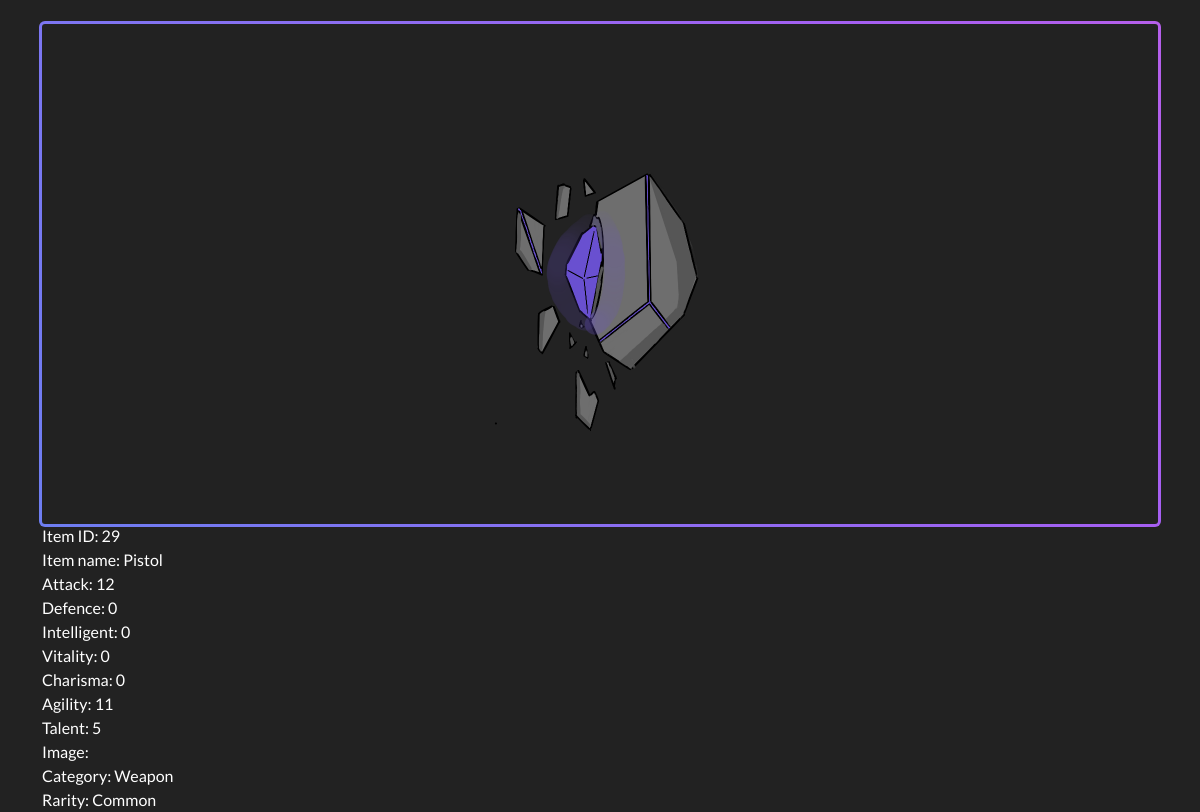
The app's page /buyitem.php?item_id=29 (signed in), older data.
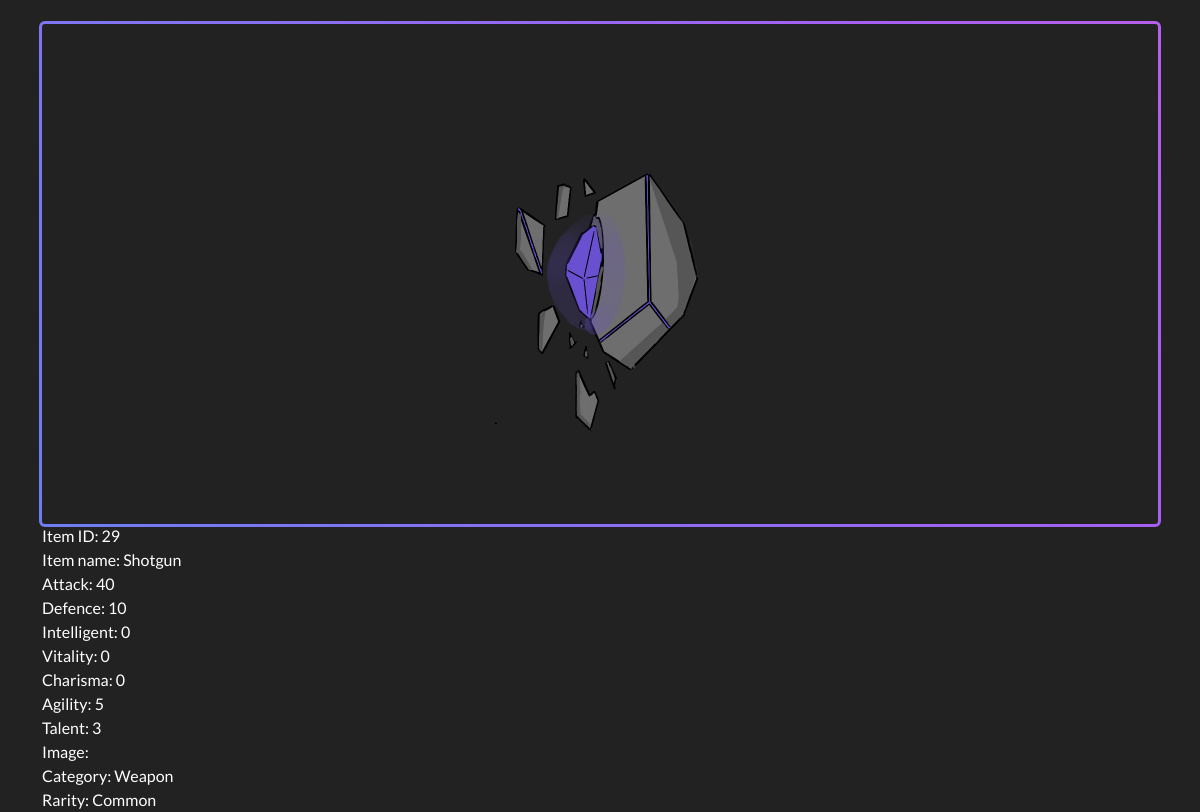
The same page, newer data.
### tables this page shows
CREATE TABLE `item` (
  `Id_Item` int(200) NOT NULL,
  `Name` varchar(50) NOT NULL DEFAULT 'Item_Null',
  `Atk` int(99) NOT NULL DEFAULT 0,
  `Def` int(99) NOT NULL DEFAULT 0,
  `Int` int(99) NOT NULL DEFAULT 0,
  `Vit` int(99) NOT NULL DEFAULT 0,
  `Cha` int(99) NOT NULL DEFAULT 0,
  `Agi` int(99) NOT NULL DEFAULT 0,
  `Tal` int(99) NOT NULL DEFAULT 0,
  `Img` mediumblob DEFAULT NULL,
  `Hold_or_Sell` enum('H','S') NOT NULL DEFAULT 'H',
  `Category_Id` int(200) NOT NULL,
  `Rarity_Id` int(200) NOT NULL,
  `User_Id` int(200) NOT NULL DEFAULT 0
);

CREATE TABLE `catagory` (
  `Id_Category` int(200) NOT NULL,
  `Name` varchar(50) NOT NULL
);

CREATE TABLE `rarity` (
  `Rarity` int(200) NOT NULL,
  `Name` varchar(50) NOT NULL
);

### buyitem.php (the view, shortened to what this page needs)
<!DOCTYPE html>
<html lang="en">
<head>
    <link href="https://cdn.jsdelivr.net/npm/bootstrap@5.1.0/dist/css/bootstrap.min.css" rel="stylesheet">
    <link rel="stylesheet" href="https://cdn.jsdelivr.net/npm/bootstrap-icons@1.5.0/font/bootstrap-icons.css">
    <link rel="stylesheet" href="https://cdnjs.cloudflare.com/ajax/libs/meyer-reset/2.0/reset.min.css">
    <link rel="stylesheet" href="Card1.css">
  </head>
<body style="background-color: #222">
    <div class="container">
        <div class="gradient-border mt-4">
            <div class="conatiner">
                    <?php
                        $item_id=$_GET['item_id'];
                        $conn=new PDO("mysql:host=localhost;dbname=spaceutopia;charset=utf8","root","");
                        $sql="SELECT t1.Id_Item,t1.Name,t1.Atk,t1.Def,t1.Int,t1.Vit,t1.Cha,t1.Agi,t1.Tal,t1.Img,t1.Hold_Or_Sell,t2.Name,t3.Name
                        FROM item AS t1 INNER JOIN catagory AS t2 ON (t1.Category_Id=t2.Id_Category)
                        INNER JOIN rarity AS t3 ON (t1.Rarity_Id=t3.Rarity) WHERE Id_Item = $item_id ";
                        $result =  $conn -> query($sql);
                        while($row=$result->fetch()){
                            echo "<img src='Stone.png' alt='Item' style='width: 500px;'>";
                            echo 'Item ID: '.$row[0].'<br>';
                            echo 'Item name: '.$row[1].'<br>';
                            echo 'Attack: '.$row[2].'<br>';
                            echo 'Defence: '.$row[3].'<br>';
                            echo 'Intelligent: '.$row[4].'<br>';
                            echo 'Vitality: '.$row[5].'<br>';
                            echo 'Charisma: '.$row[6].'<br>';
                            echo 'Agility: '.$row[7].'<br>';
                            echo 'Talent: '.$row[8].'<br>';
                            echo 'Image: '.$row[9].'<br>';
                            echo 'Category: '.$row[11].'<br>';
                            echo 'Rarity: '.$row[12].'<br>';
                        }
                    ?>
            </div>
        </div>
    </div>
</body>
</html>

### Card1.css (style rules this page uses)
.conatiner { width: 100%; height: 500px; }

### buyitem.php (style rules this page uses)
img { display: block; margin-left: auto; margin-right: auto; }
.gradient-border { --border-width: 3px; position: relative; justify-content: center; align-items: center; font-family: Lato, sans-serif; color: white; background: #222; border-radius: var(--border-width); }
.gradient-border::after { position: absolute; content: ""; top: calc(-1 * var(--border-width)); left: calc(-1 * var(--border-width)); z-index: -1; width: calc(100% + var(--border-width) * 2); height: calc(100% + var(--border-width) * 2); background: linear-gradient(60deg, #5f86f2, #a65ff2, #f25fd0, #f25f61); background-size: 300% 300%; background-position: 0 50%; border-radius: calc(2 * var(--border-width)); animation: moveGradient 4s alternate infinite; }

Row changes from the older to the newer data that the page shows:
changed item "Weapon": Name "Pistol" → "Shotgun"; Atk "12" → "40"; Def "0" → "10"; Agi "11" → "5"; Tal "5" → "3"
